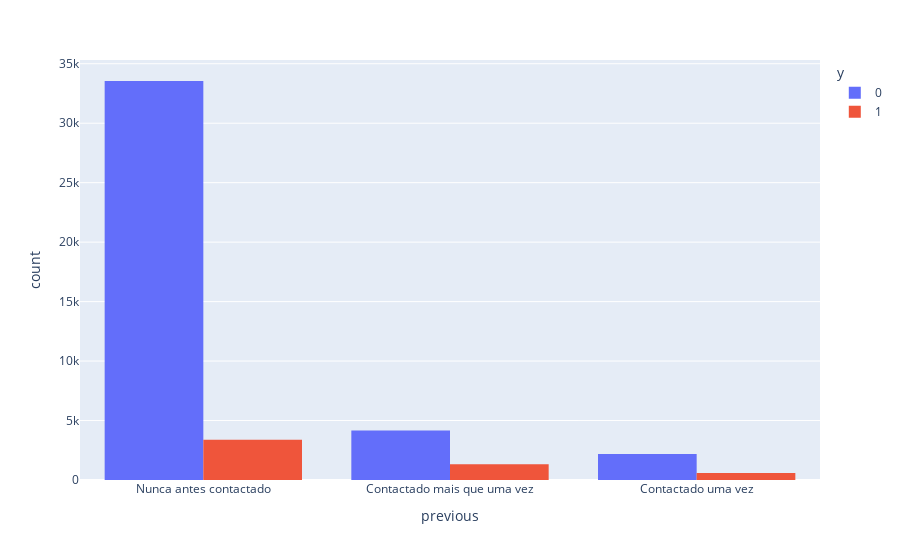

Notebook code for this chart:
### Code cell
px.histogram(data, x="previous", color="y", barmode = 'group')

### Figure 1 — Plotly figure (JSON) as saved in the notebook; plotly's stock layout.template omitted (floating-point values rounded to 4 significant figures; data arrays with more than 128 entries replaced by an {"elided": "..."} marker saying what was removed)
{"data": [{"alignmentgroup": "True", "bingroup": "x", "hovertemplate": "y=0<br>previous=%{x}<br>count=%{y}<extra></extra>", "legendgroup": "0", "marker": {"color": "#636efa"}, "name": "0", "offsetgroup": "0", "orientation": "v", "showlegend": true, "type": "histogram", "x": {"elided": "39901 str values"}, "xaxis": "x", "yaxis": "y"}, {"alignmentgroup": "True", "bingroup": "x", "hovertemplate": "y=1<br>previous=%{x}<br>count=%{y}<extra></extra>", "legendgroup": "1", "marker": {"color": "#EF553B"}, "name": "1", "offsetgroup": "1", "orientation": "v", "showlegend": true, "type": "histogram", "x": {"elided": "5289 str values"}, "xaxis": "x", "yaxis": "y"}], "layout": {"barmode": "group", "legend": {"title": {"text": "y"}, "tracegroupgap": 0}, "margin": {"t": 60}, "xaxis": {"anchor": "y", "domain": [0, 1], "title": {"text": "previous"}}, "yaxis": {"anchor": "x", "domain": [0, 1], "title": {"text": "count"}}}}
